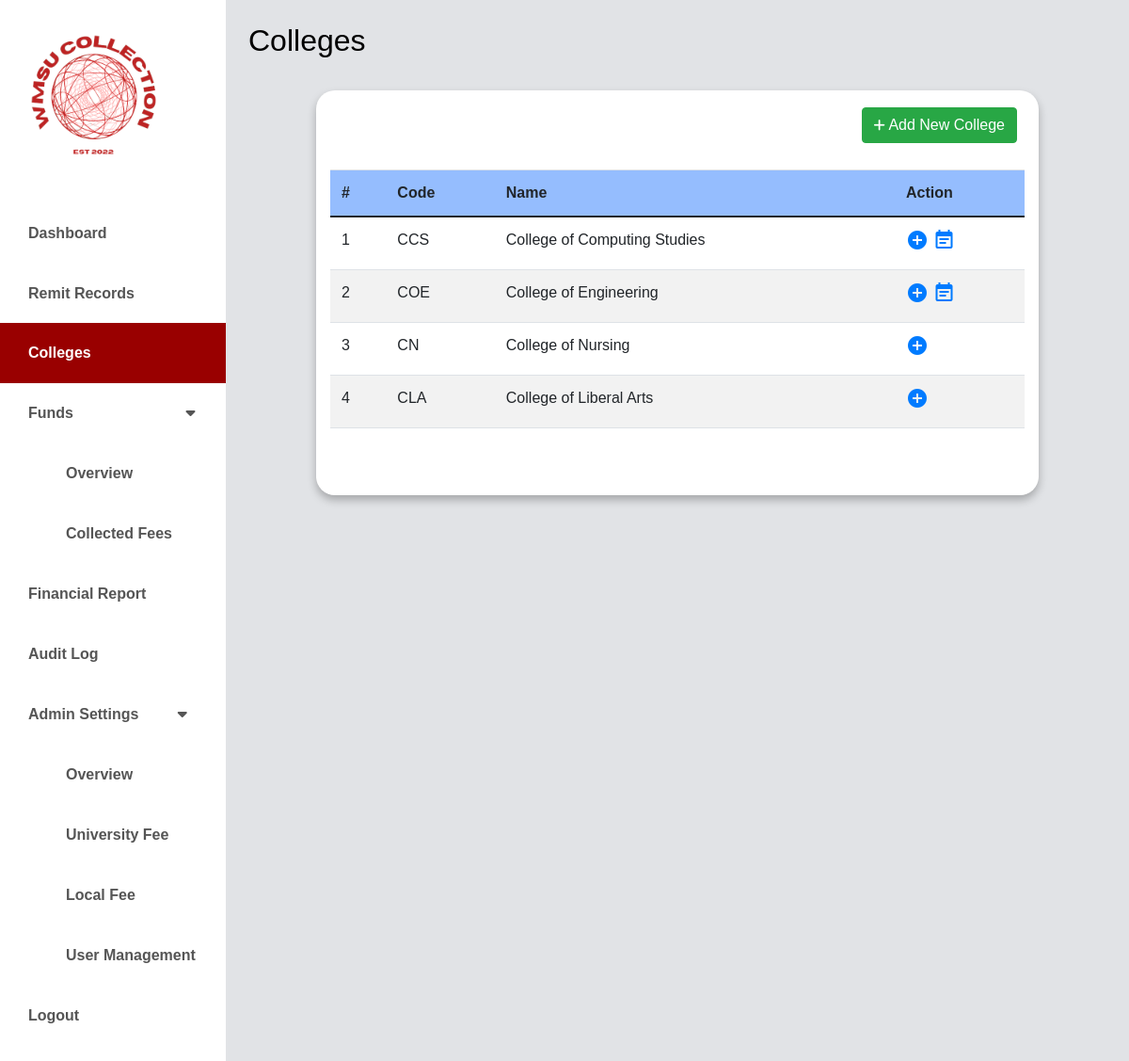
Before: /college/college.php (signed in) with the older database file.
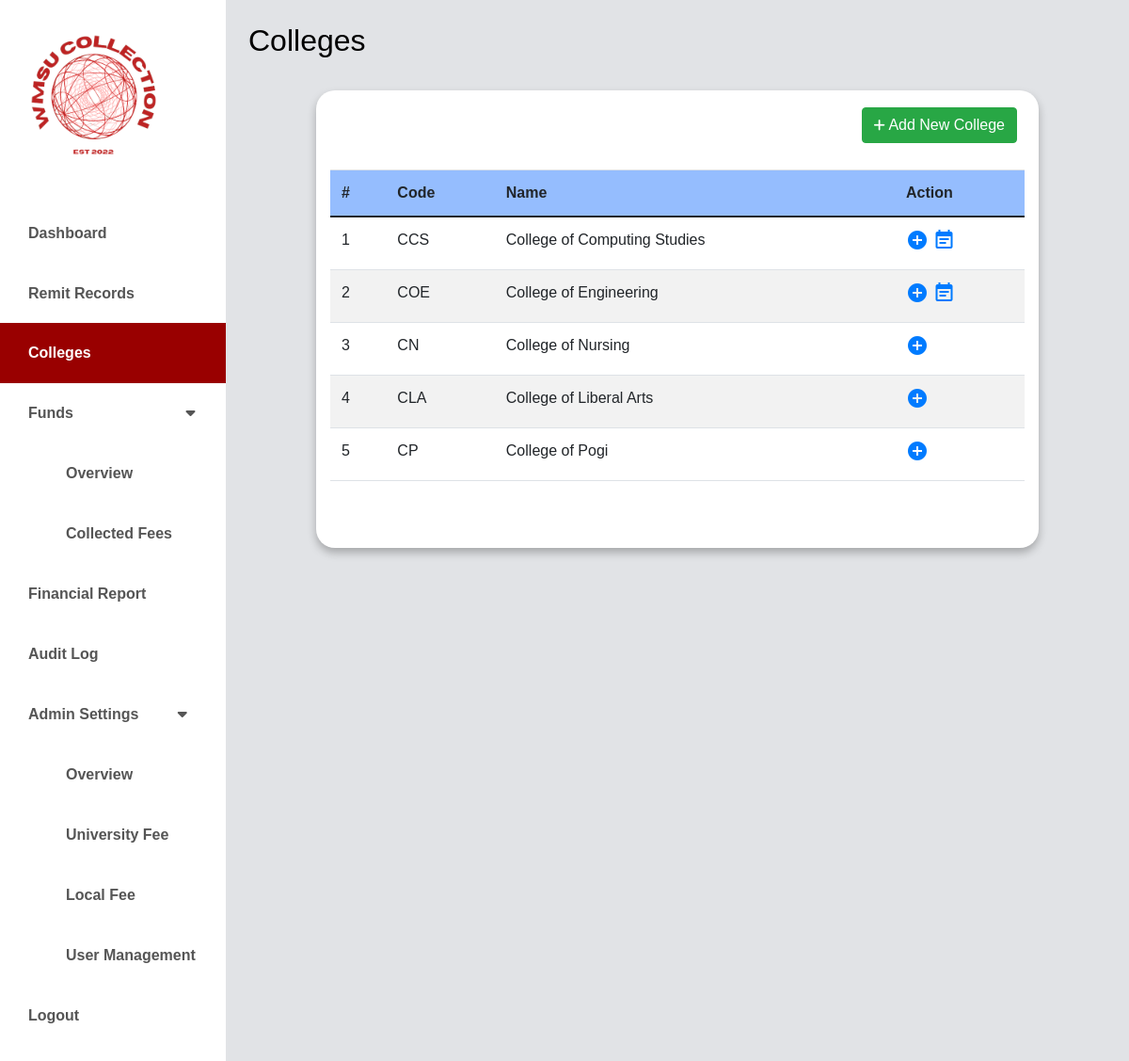
After: the same page with the newer database file.
### tables this page shows
CREATE TABLE `colleges` (
  `id` int(11) NOT NULL,
  `college_name` varchar(50) NOT NULL,
  `college_code` varchar(8) DEFAULT NULL
);

### classes/college.class.php (called while the page is built, shortened)
<?php
require_once 'database.class.php';
class College {
    protected $db;
    function __construct()
    {
        $this->db = new Database();
    }
    function show(){
        $sql = "SELECT * FROM colleges ORDER BY colleges.id ASC";
        $query=$this->db->connect()->prepare($sql);
        if($query->execute()){
            $data = $query->fetchAll();
        }
        return $data;
    }
}
?>

### classes/database.class.php (called while the page is built)
<?php
class Database {
    private $host = 'localhost';
    private $username = 'root';
    private $password = '';
    private $database = 'wmsu';
    protected $connection;
    public function connect() {
        try {
            $dsn = "mysql:host=$this->host;dbname=$this->database;charset=utf8mb4";
            $options = [
                PDO::ATTR_ERRMODE => PDO::ERRMODE_EXCEPTION,
                PDO::ATTR_DEFAULT_FETCH_MODE => PDO::FETCH_ASSOC,
                PDO::ATTR_EMULATE_PREPARES => false,
            ];
            $this->connection = new PDO($dsn, $this->username, $this->password, $options);
        } catch (PDOException $e) {
            echo "Connection error: " . $e->getMessage();
            die();
        }
        return $this->connection;
    }
}
?>

### classes/program.class.php (called while the page is built, shortened)
<?php
require_once 'database.class.php';
class Program {
    protected $db;
    function __construct() {
        $this->db = new Database();
    }
    function get($id) {
        $stmt = $this->db->connect()->prepare("SELECT * FROM programs WHERE college_id = :id");
        $stmt->bindParam(":id", $id);
        $stmt->execute();
        return $stmt->fetch(PDO::FETCH_ASSOC);
    }
}
?>

### college/college.php (the view, shortened to what the changed rows need)
<?php
	require_once '../classes/database.class.php';
	require_once '../classes/college.class.php';
	require_once '../classes/program.class.php';
?>
<!doctype html>
<html lang="en" class="no-js">
  <html>
    <head>
	<link href="https://cdn.jsdelivr.net/npm/bootstrap@5.0.0-beta3/dist/css/bootstrap.min.css" rel="stylesheet" />
    <link rel="stylesheet" href="https://unicons.iconscout.com/release/v4.0.0/css/line.css" />
    <link rel="stylesheet" href="https://cdnjs.cloudflare.com/ajax/libs/font-awesome/5.15.3/css/all.min.css" />
	<link rel="stylesheet" href="https://stackpath.bootstrapcdn.com/bootstrap/4.5.0/css/bootstrap.min.css">
	<link rel="stylesheet" href="https://maxcdn.bootstrapcdn.com/font-awesome/4.7.0/css/font-awesome.min.css">
    <link rel="stylesheet" href="../css/college1.css" />
    <link rel="stylesheet" href="../css/dashboard.css" />
    </head>
      <body>
      <div class="d-flex" id="wrapper">
        <div class="table-responsive">
	<div id="page-content-wrapper">
<nav class="navbar navbar-expand-lg navbar-light bg-active py-4 px-4">
        <div class="d-flex align-items-center">
            <h2 class="fs-2 m-0"  style="color:#000000; font-weight: 500;">Colleges</h2>
        </div>
    </nav>
    <div class="container-fluid">
    <div class="row">
        <div class="col-12">
            <div class="table-wrapper" id="kenteezy">
                <div class="table-responsive">
                    <table class="table">
                        <thead style="background-color:#95BDFE;" class="text-black">
                            <tr>
                                <th>#</th>
                                <th>Code</th>
                                <th>Name</th>
                                <th>Action</th>
                            </tr>
                        </thead>
                        <tbody>
                        <tbody>
				<?php
          $college = new College();
					$data = $college->show();
                    $i = 1;
					foreach($data as $college) {
							?>
							<tr>
								<td><?php echo $i; ?></td>
								<td><?php echo $college['college_code']; ?></td>
								<td><?php echo $college['college_name']; ?></td>
								<td>
									<a href="add_program.php?id=<?php echo $college['id']; ?>" class="edit">
										<i class="material-icons" title="Edit">&#xe147;</i>
									</a>
									<?php
									$Program = new Program();
									$Programs = $Program->get($college['id']);
									if ($Programs) {
										?>
										<a href="view_program.php?college_id=<?php echo $college['id']; ?>" class="view-schedules">
											<i class="material-icons" title="View Schedules">event_note</i>
										</a>
										<?php
									}
									?>
								</td>
							</tr>
							<?php
							$i++;
					}
?>
</tbody>
                    </table>
                </div>
            </div>
        </div>
    </div>
</div>
</body>
        </body>
</html>

Changed rows visible on the page:
added colleges: college_code "CP", college_name "College of Pogi"
